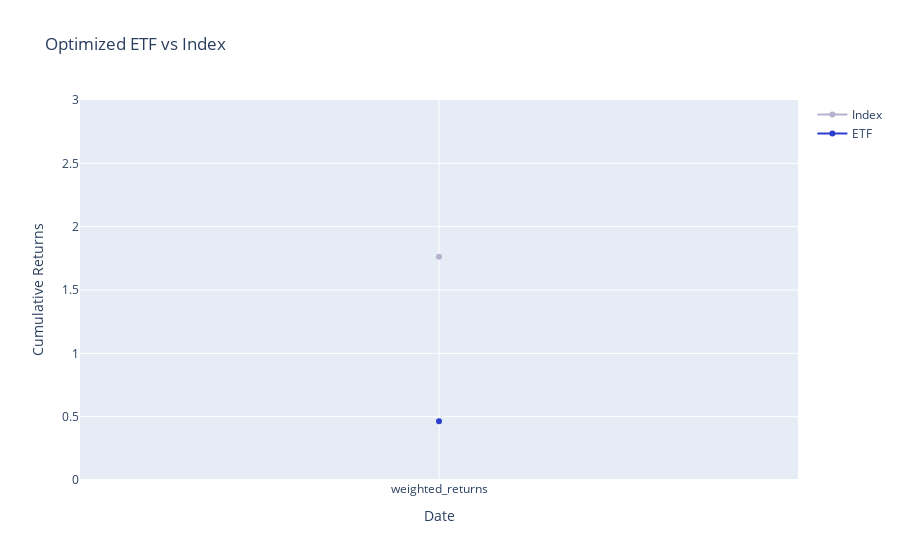

Notebook code for this chart:
### Markdown cell above
With our ETF weights built, let's compare it to the index. Run the next cell to calculate the ETF returns and compare it to the index returns.

### Code cell
optim_etf_returns = generate_weighted_returns(returns, optimal_single_rebalance_etf_weights)
optim_etf_cumulative_returns = calculate_cumulative_returns(optim_etf_returns)
project_helper.plot_benchmark_returns(index_weighted_cumulative_returns, optim_etf_cumulative_returns, 'Optimized ETF vs Index')

optim_etf_tracking_error = tracking_error(np.sum(index_weighted_returns, 1), np.sum(optim_etf_returns, 1))
print('Optimized ETF Tracking Error: {}'.format(optim_etf_tracking_error))

### Figure 1 — Plotly figure (JSON) as saved in the notebook; plotly's stock layout.template omitted (floating-point values rounded to 4 significant figures)
{"data": [{"line": {"color": "#B6B2CF"}, "name": "Index", "type": "scatter", "x": ["weighted_returns"], "y": [1.762]}, {"line": {"color": "#2D3ECF"}, "name": "ETF", "type": "scatter", "x": ["weighted_returns"], "y": [0.4628]}], "layout": {"autosize": true, "title": {"text": "Optimized ETF vs Index"}, "xaxis": {"autorange": true, "range": [-1, 1], "title": {"text": "Date"}, "type": "category"}, "yaxis": {"range": [0, 3], "title": {"text": "Cumulative Returns"}, "type": "linear"}}}
